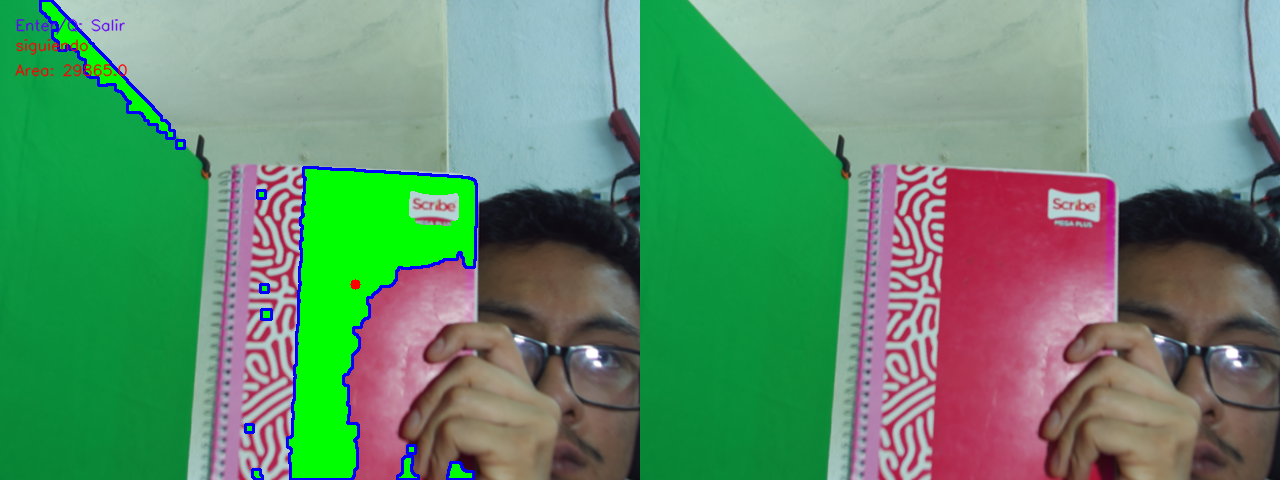
#> input picture Deteccion_proof2.png, 1280 x 480 px
$ python -i Detection_SVM_LUT.py   (imports and definitions only)
#> lines starting #> are read from the running program, lines starting #| are printed output that depends on the picture
import cv2
import numpy as np
from picamera2 import Picamera2
from pathlib import Path
import time
import json

# Ruta de la LUT
LUT_PATH = "/home/pacon/Tesis-Robot/scr/Vision/data_calib/color_lut.npy"

# Cargar LUT
# [1 line not run here, left out]

# [14 lines left out: function init_cam, not called in this run]

def Preprocess(frame, rotate=True):
    """Procesa el frame: rota, ajusta canales, convierte a HSV y aplica la LUT."""
#> called with rotate = True
    if rotate:
        frame_processed = cv2.rotate(frame, cv2.ROTATE_180)
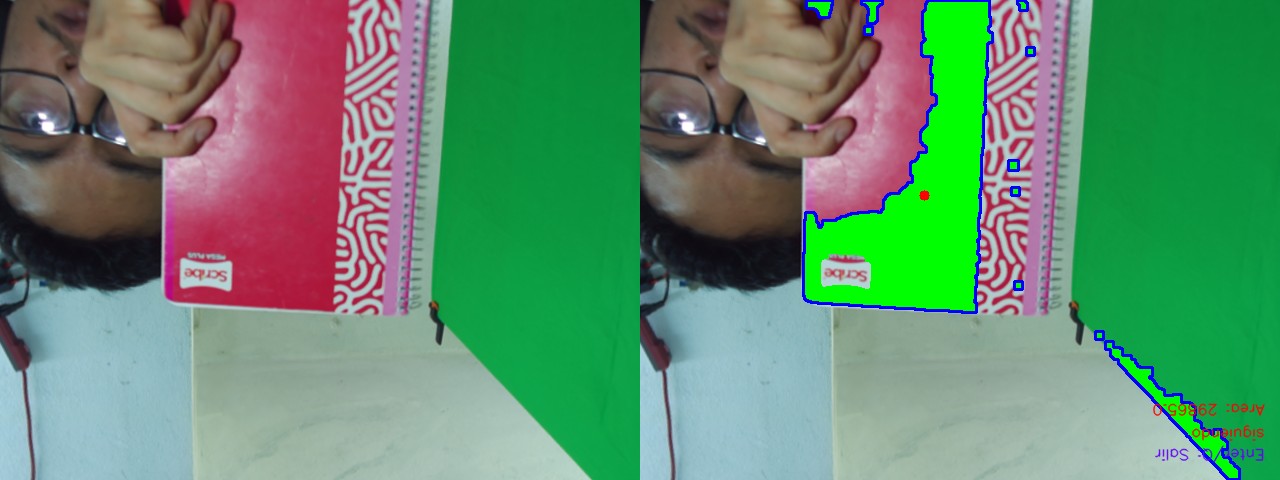
#> frame_processed: shape (480, 1280, 3); mean R, G, B 98.4, 141.2, 109.6
    else:
        frame_processed = frame.copy()

    # --- CORRECCIÓN DE CANAL PARA LA LUT ---
    frame_bgr = cv2.cvtColor(frame_processed, cv2.COLOR_RGB2BGR)

    # Convertir a HSV
    hsv_frame = cv2.cvtColor(frame_bgr, cv2.COLOR_RGB2HSV)
#> hsv_frame: shape (480, 1280, 3); mean H, S, V 67.7, 126.6, 161.5

    # Indexación directa con LUT
#> (the run stopped early here; a loop or call above may not have finished)

$ run again, on Deteccion_proof3.png
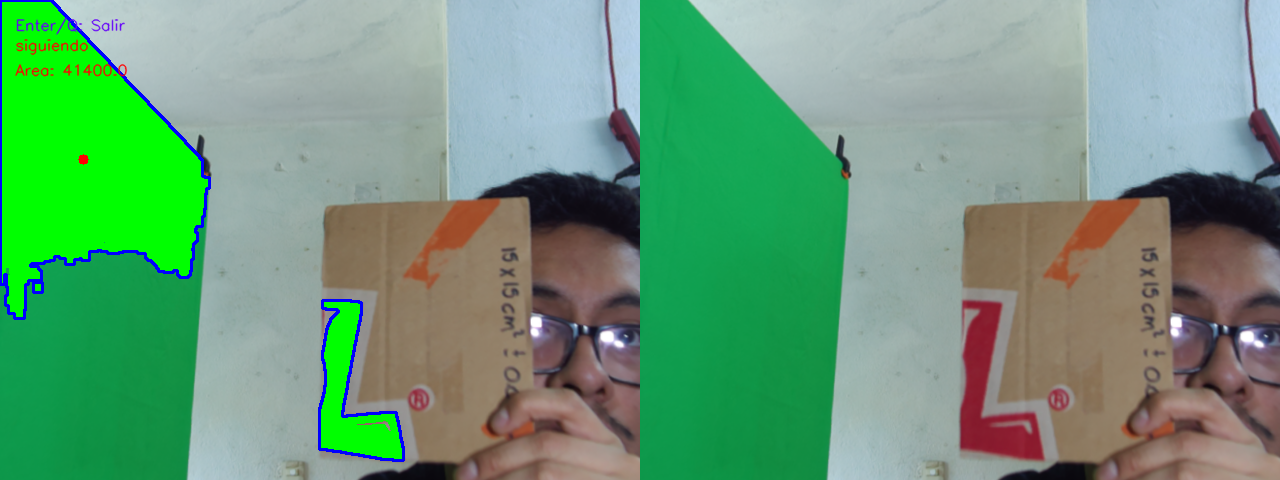
#> input picture Deteccion_proof3.png, 1280 x 480 px
#> in Preprocess, `frame_processed = cv2.rotate(frame, cv2.ROTATE_180)`:
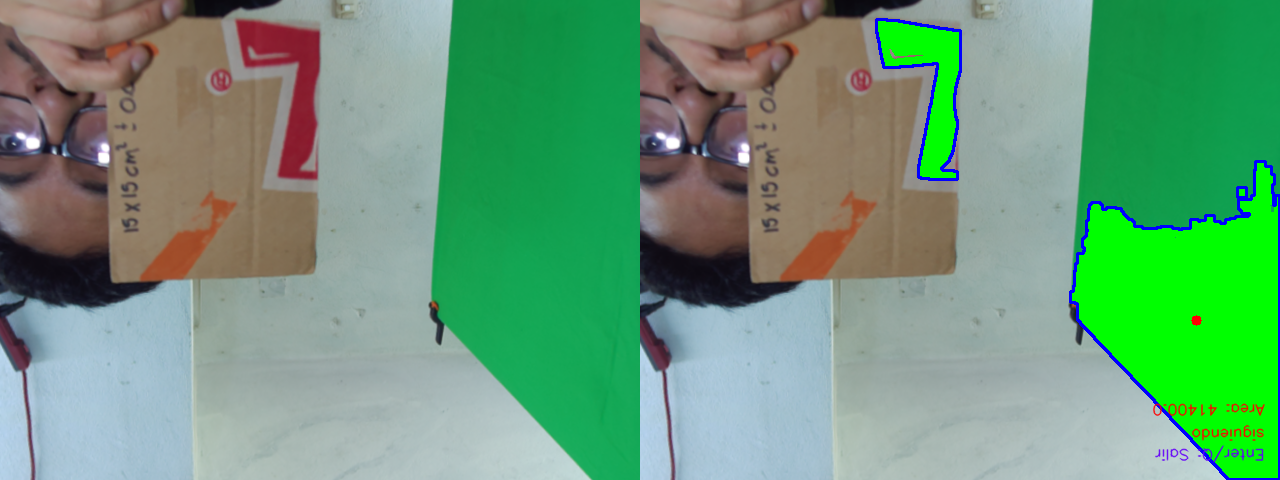
#> frame_processed: shape (480, 1280, 3); mean R, G, B 107.3, 155.5, 120.3
#> hsv_frame: shape (480, 1280, 3); mean H, S, V 59.9, 104.4, 166.7
